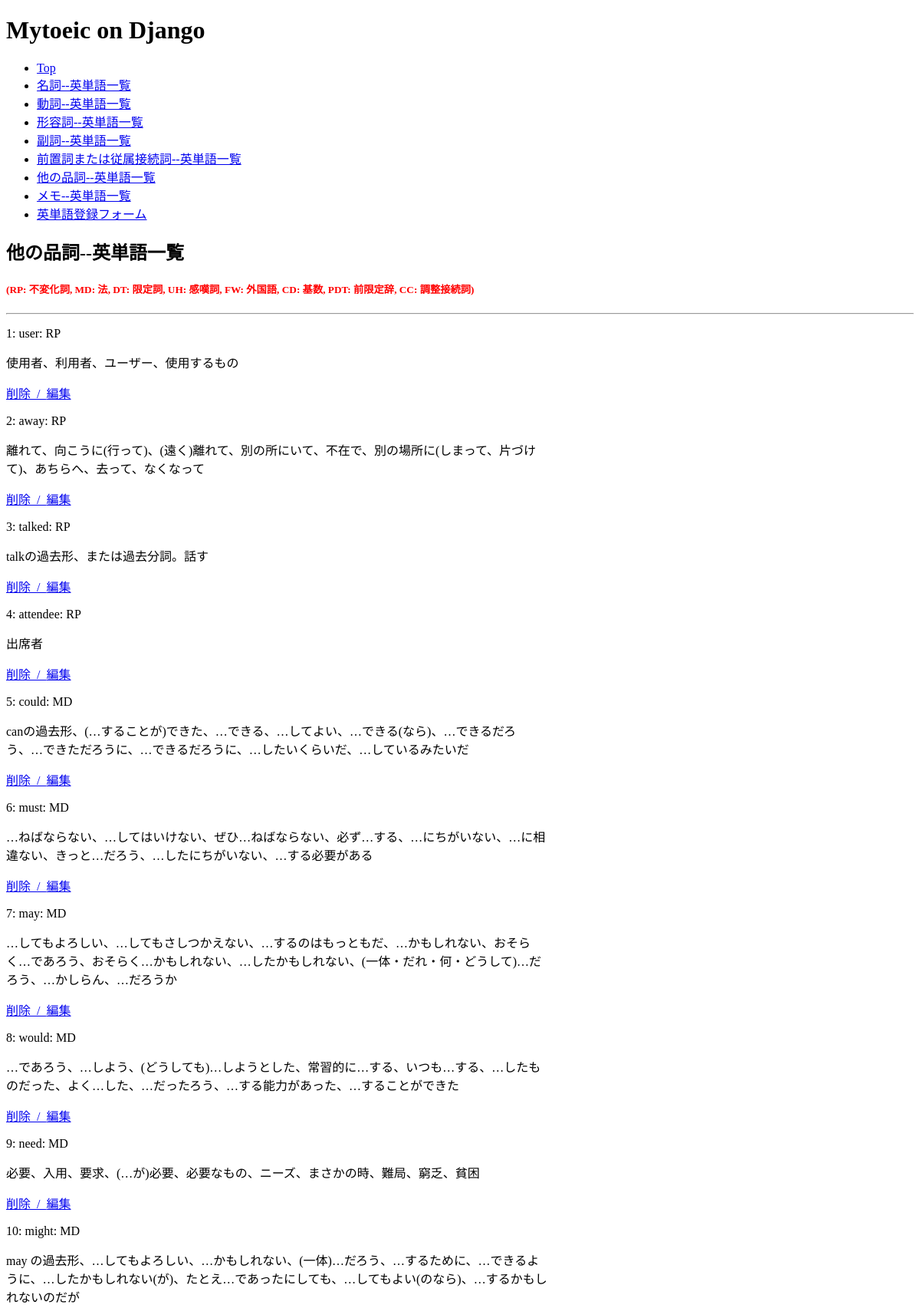
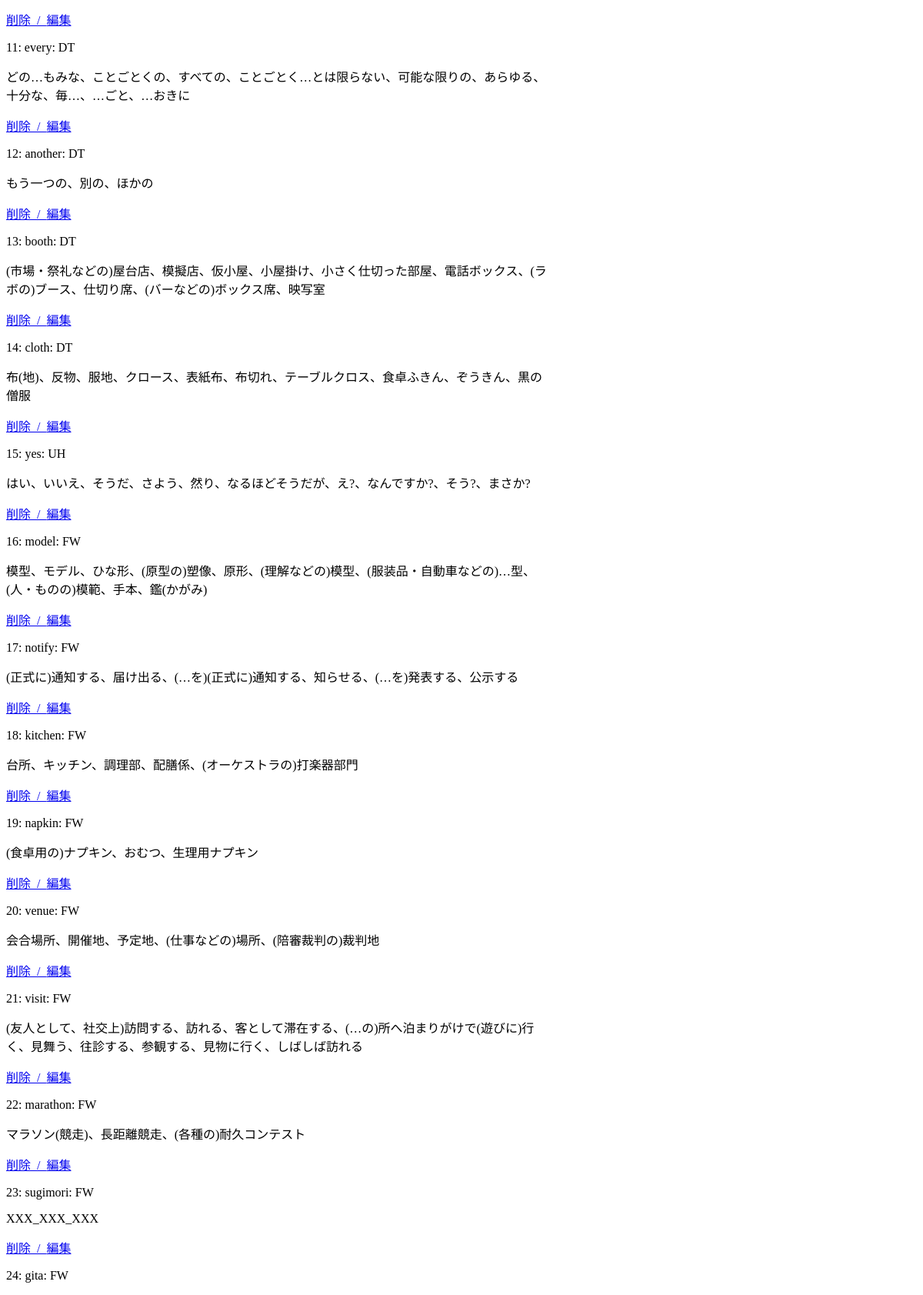
Page /mytoeic/other_wordlist/ (upper part) on the committed database (2 pictures, top to bottom).
### mytoeic/models.py (models this page shows, shortened)
class Other_word(models.Model):
    id = models.AutoField(primary_key=True)
    en_word = models.CharField(max_length=200, unique=True)
    jp_word = models.CharField(max_length=200)
    word_type = models.CharField(max_length=200)

### mytoeic/views.py (the view)
# urls.py: path('other_wordlist/', views.other_wordlist, name='other_wordlist'),
def other_wordlist(request):
    other_wordlist = Other_word.objects.all()
    params = {
        'words':other_wordlist
    }
    return render(request, 'mytoeic/other_wordlist.html', params)

### mytoeic/templates/mytoeic/other_wordlist.html (shortened to what this page needs)
{% extends 'mytoeic/base.html' %}
{% block content %}
<article class="detail">
  <div class="word-list">
    <div class="page-name">
      <h1>他の品詞--英単語一覧</h1>
      <h5 style="color:red">(RP: 不変化詞, MD: 法, DT: 限定詞, UH: 感嘆詞, FW: 外国語, CD: 基数, PDT: 前限定辞, CC: 調整接続詞)</h5>
      <hr style="background-color:red"></hr>
    </div>
    <div class="word-detail">
      {% for word in words %}
        <div class="list">
          <p style="width: 20%">{{ forloop.counter }}: {{ word.en_word }}: <style="width: 60%">{{ word.word_type }}</p>
          <p style="width: 60%">{{ word.jp_word }}</p>
          <p class="jump"><a href="{% url 'other_worddelete' %}?del_id={{ word.id }}">削除 &nbsp;/&nbsp;
          </a><a href="{% url 'other_wordedit' %}?ed_id={{ word.id }}">編集</a></p>
        </div>
      {% endfor %}
    </div>
  </div>
</article>
{% endblock %}

### rows in the picture
Other_word: en_word "user", word_type "RP", jp_word "使用者、利用者、ユーザー、使用するもの"
Other_word: en_word "away", word_type "RP", jp_word "離れて、向こうに(行って)、(遠く)離れて、別の所にいて、不在で、別の場所に(しまって、片づけて)、あちらへ、去って、なくなって"
Other_word: en_word "talked", word_type "RP", jp_word "talkの過去形、または過去分詞。話す"
Other_word: en_word "attendee", word_type "RP", jp_word "出席者"
Other_word: en_word "could", word_type "MD", jp_word "canの過去形、(…することが)できた、…できる、…してよい、…できる(なら)、…できるだろう、…できただろうに、…できるだろうに、…したいくらいだ、…しているみたいだ"
Other_word: en_word "must", word_type "MD", jp_word "…ねばならない、…してはいけない、ぜひ…ねばならない、必ず…する、…にちがいない、…に相違ない、きっと…だろう、…したにちがいない、…する必要がある"
Other_word: en_word "may", word_type "MD", jp_word "…してもよろしい、…してもさしつかえない、…するのはもっともだ、…かもしれない、おそらく…であろう、おそらく…かもしれない、…したかもしれない、(一体・だれ・何・どうして)…だろう、…かしらん、…だろうか"
Other_word: en_word "would", word_type "MD", jp_word "…であろう、…しよう、(どうしても)…しようとした、常習的に…する、いつも…する、…したものだった、よく…した、…だったろう、…する能力があった、…することができた"
Other_word: en_word "need", word_type "MD", jp_word "必要、入用、要求、(…が)必要、必要なもの、ニーズ、まさかの時、難局、窮乏、貧困"
Other_word: en_word "might", word_type "MD", jp_word "may の過去形、…してもよろしい、…かもしれない、(一体)…だろう、…するために、…できるように、…したかもしれない(が)、たとえ…であったにしても、…してもよい(のなら)、…するかもしれないのだが"
Other_word: en_word "every", word_type "DT", jp_word "どの…もみな、ことごとくの、すべての、ことごとく…とは限らない、可能な限りの、あらゆる、十分な、毎…、…ごと、…おきに"
Other_word: en_word "another", word_type "DT", jp_word "もう一つの、別の、ほかの"
Other_word: en_word "booth", word_type "DT", jp_word "(市場・祭礼などの)屋台店、模擬店、仮小屋、小屋掛け、小さく仕切った部屋、電話ボックス、(ラボの)ブース、仕切り席、(バーなどの)ボックス席、映写室"
Other_word: en_word "cloth", word_type "DT", jp_word "布(地)、反物、服地、クロース、表紙布、布切れ、テーブルクロス、食卓ふきん、ぞうきん、黒の僧服"
Other_word: en_word "yes", word_type "UH", jp_word "はい、いいえ、そうだ、さよう、然り、なるほどそうだが、え?、なんですか?、そう?、まさか?"
Other_word: en_word "model", word_type "FW", jp_word "模型、モデル、ひな形、(原型の)塑像、原形、(理解などの)模型、(服装品・自動車などの)…型、(人・ものの)模範、手本、鑑(かがみ)"
Other_word: en_word "notify", word_type "FW", jp_word "(正式に)通知する、届け出る、(…を)(正式に)通知する、知らせる、(…を)発表する、公示する"
Other_word: en_word "kitchen", word_type "FW", jp_word "台所、キッチン、調理部、配膳係、(オーケストラの)打楽器部門"
Other_word: en_word "napkin", word_type "FW", jp_word "(食卓用の)ナプキン、おむつ、生理用ナプキン"
Other_word: en_word "venue", word_type "FW", jp_word "会合場所、開催地、予定地、(仕事などの)場所、(陪審裁判の)裁判地"
Other_word: en_word "visit", word_type "FW", jp_word "(友人として、社交上)訪問する、訪れる、客として滞在する、(…の)所へ泊まりがけで(遊びに)行く、見舞う、往診する、参観する、見物に行く、しばしば訪れる"
Other_word: en_word "marathon", word_type "FW", jp_word "マラソン(競走)、長距離競走、(各種の)耐久コンテスト"
Other_word: en_word "sugimori", word_type "FW", jp_word "XXX_XXX_XXX"
Other_word: en_word "gita", word_type "FW"
